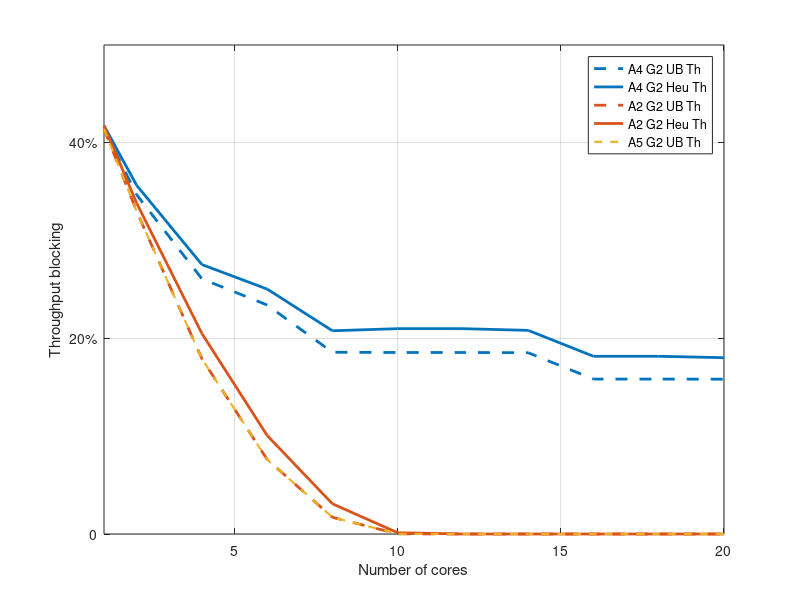
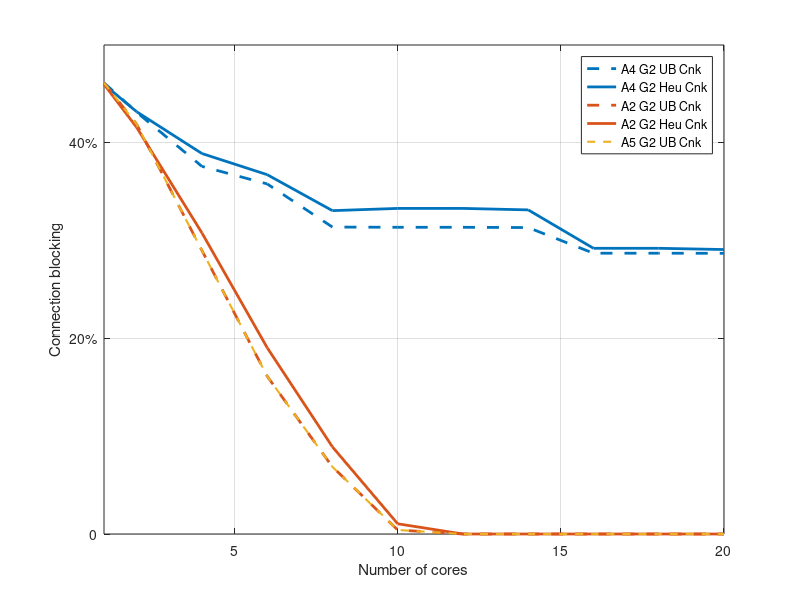

These figures' MATLAB source, in order:
clc;
close all;
clear;

load arch4Guard2beta100.mat
load arch2Guard2beta100.mat
corev = [1, 2, 4, 6, 8, 10, 12, 14, 16, 18, 20];
core2 = [2, 4, 6, 8, 10, 12, 14, 16];

%% Plot connections
% colors: [0, 0.45, 0.74], [.85, .33, .1], [.93, .69, .13]
figure1 = figure;
axes1 = axes('Parent', figure1);
box(axes1, 'on')
hold(axes1, 'on')
grid(axes1, 'on')

h(1) = plot(corev,thpUbA4G2, '--', ...
    'displayname', 'A4 G2 UB Th', 'linewidth', 2, ...
    'color', [0, 0.45, 0.74]);
h(2) = plot(corev,thpHeA4G2, ...
    'displayname', 'A4 G2 Heu Th', 'linewidth', 2, ...
    'color', [0, 0.45, 0.74]);

h(3) = plot(corev,thpUbA2G2, '--', ...'marker', '^', ...
    'displayname', 'A2 G2 UB Th', 'linewidth', 2, ...
    'color', [.85, .33, .1]);
h(4) = plot(corev,thpHeA2G2, ...'marker', '^', ...
    'displayname', 'A2 G2 Heu Th', 'linewidth', 2, ...
    'color', [.85, .33, .1]);

h(5) = plot(corev,thpUbA2G2, '--', ...'marker', '^', ...
    'displayname', 'A5 G2 UB Th', 'linewidth', 1.5, ...
    'color', [.93, .69, .13]);

legend(h(1:end), 'location', 'northeast')
xlabel('Number of cores')
ylabel('Throughput blocking')
xlim([1, 20])
ytick = get(axes1, 'ytick');
set(axes1, 'ytick', ytick(1:2:end));
set(axes1, 'yticklabel', {'0','20%','40%','60%','80%','100%'});
saveas(figure1, 'G2thp.jpg')

%% Plot throughput
figure2 = figure;
axes2 = axes('Parent', figure2);
box(axes2, 'on')
hold(axes2, 'on')
grid(axes2, 'on')
h(1) = plot(corev,cnkUbA4G2, '--', ...
    'displayname', 'A4 G2 UB Cnk', 'linewidth', 2, ...
    'color', [0, 0.45, 0.74]);
h(2) = plot(corev,cnkHeA4G2, ...
    'displayname', 'A4 G2 Heu Cnk', 'linewidth', 2, ...
    'color', [0, 0.45, 0.74]);

h(3) = plot(corev,cnkUbA2G2, '--', ...'marker', '^', ...
    'displayname', 'A2 G2 UB Cnk', 'linewidth', 2, ...
    'color', [.85, .33, .1]);
h(4) = plot(corev,cnkHeA2G2, ...'marker', '^', ...
    'displayname', 'A2 G2 Heu Cnk', 'linewidth', 2, ...
    'color', [.85, .33, .1]);

h(5) = plot(corev, cnkUbA2G2, '--', ...'marker', '^', ...
    'displayname', 'A5 G2 UB Cnk', 'linewidth', 1.5, ...
    'color', [.93, .69, .13]);

legend(h(1:end), 'location', 'northeast')
xlabel('Number of cores')
ylabel('Connection blocking')
xlim([1, 20])
ytick = get(axes2, 'ytick');
set(axes2, 'ytick', ytick(1:2:end));
set(axes2, 'yticklabel', {'0','20%','40%','60%','80%','100%'});
saveas(figure2, 'G2cnk.jpg')